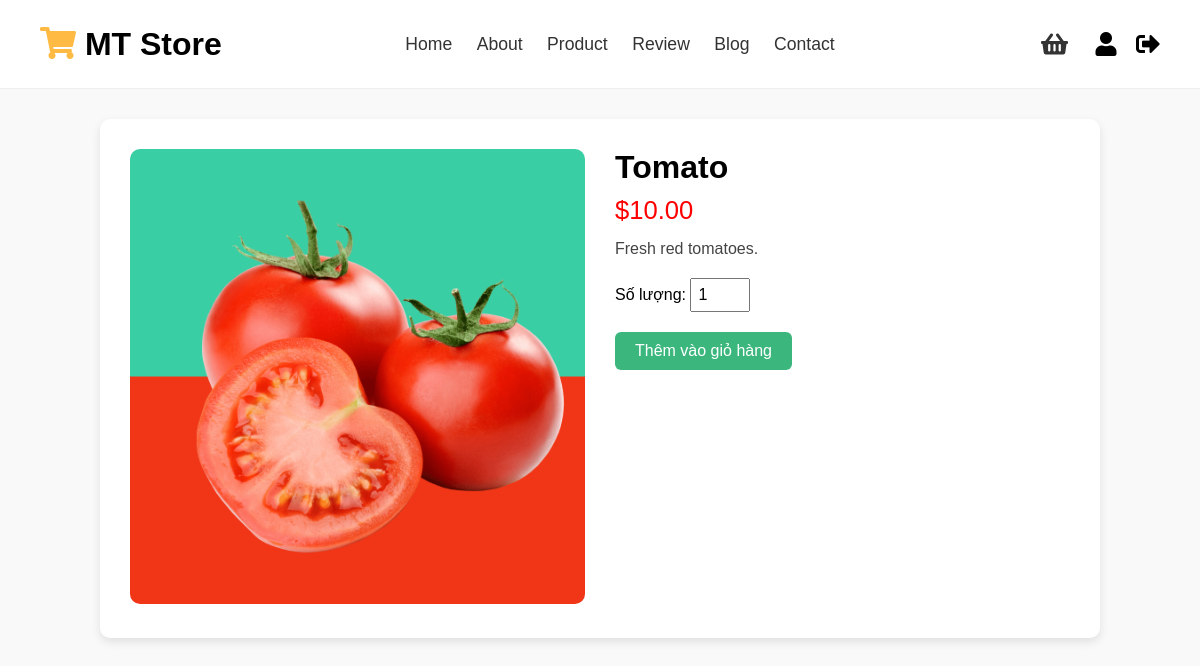
/font-end/product_detail.php?id=1, run on the app's committed database.
### tables this page shows
CREATE TABLE `products` (
  `product_id` int(11) NOT NULL,
  `name` varchar(100) NOT NULL,
  `price` decimal(10,2) NOT NULL,
  `image` varchar(255) DEFAULT NULL,
  `category_id` int(11) DEFAULT NULL,
  `description` text DEFAULT NULL
);

### font-end/product_detail.php (the view, shortened to what this page needs)
<?php
include 'db.php';
$product_id = isset($_GET['id']) ? (int)$_GET['id'] : 0;
$stmt = $conn->prepare("SELECT * FROM products WHERE product_id = ?");
$stmt->bind_param("i", $product_id);
$stmt->execute();
$result = $stmt->get_result();
$product = $result->fetch_assoc();
?>
<!DOCTYPE html>
<html lang="vi">
<head>
    <link rel="stylesheet" href="https://cdnjs.cloudflare.com/ajax/libs/font-awesome/5.15.4/css/all.min.css">
</head>
<body>
    <header class="header">
        <a href="index.php" class="logo"><i class="fas fa-shopping-cart"></i> MT Store</a>
        <nav class="navbar">
            <a href="index.php">Home</a>
            <a href="about.php">About</a>
            <a href="product.php">Product</a>
            <a href="review.php">Review</a>
            <a href="blog.php">Blog</a>
            <a href="index.php">Contact</a>
        </nav>
        <div class="icons">
            <div class="cart-icon" onclick="location.href='cart.php'">
                <i class="fas fa-shopping-basket"></i>
            </div>
            <div id="login-btn" class="fas fa-user" onclick="window.location.href='login.php'"></div>
            <div id="sign-out" class="fas fa-sign-out-alt" onclick="window.location.href='logout.php'"></div>
        </div>
    </header>
    <div class="container">
        <div class="left">
            <img src="<?= $product['image'] ?>" alt="<?= $product['name'] ?>">
        </div>
        <div class="right">
            <h2><?= htmlspecialchars($product['name']) ?></h2>
            <p class="price">$<?= number_format($product['price'], 2) ?></p>
            <p class="desc">
                <?= htmlspecialchars($product['description'] ?? 'Sản phẩm chất lượng cao, phù hợp mọi nhu cầu.') ?></p>
            <form id="add-cart-form">
                <div class="qty">
                    <label>Số lượng:</label>
                    <input type="number" name="quantity" id="quantity" value="1" min="1">
                </div>
                <button type="submit">Thêm vào giỏ hàng</button>
            </form>
        </div>
    </div>
</body>
</html>

### font-end/product_detail.php (style rules this page uses)
* { margin: 0; padding: 0; box-sizing: border-box; }
body { font-family: Arial, sans-serif; background: #f9f9f9; }
.header { width: 100%; background: #fff; padding: 20px 40px; display: flex; justify-content: space-between; align-items: center; border-bottom: 1px solid #eee; position: sticky; top: 0; z-index: 999; }
.header .logo { font-size: 2rem; color: #000; font-weight: bold; text-decoration: none; }
.header .logo i { color: #ffba43; }
.header .navbar a { margin: 0 10px; color: #333; text-decoration: none; font-size: 1.1rem; }
.header .icons .fas { font-size: 1.5rem; margin-left: 15px; cursor: pointer; }
.container { max-width: 1000px; margin: 30px auto; background: #fff; display: flex; gap: 30px; padding: 30px; border-radius: 10px; box-shadow: 0 4px 10px rgba(0, 0, 0, 0.1); }
.left, .right { flex: 1; }
.left img { width: 100%; border-radius: 10px; }
.right h2 { font-size: 2rem; }
.price { color: red; font-size: 1.6rem; margin: 10px 0; }
.desc { margin: 15px 0; color: #444; }
.qty { margin: 20px 0; }
input[type=number] { width: 60px; padding: 6px; font-size: 1rem; }
button { background: #3bb77e; color: white; padding: 10px 20px; font-size: 1rem; border: none; border-radius: 6px; cursor: pointer; }
.cart-icon { position: relative; display: inline-block; cursor: pointer; font-size: 1.7rem; color: #333; padding: 8px; transition: 0.3s; }

### data on the page
products: image (picture), name "Tomato", price "10.00", description "Fresh red tomatoes."
